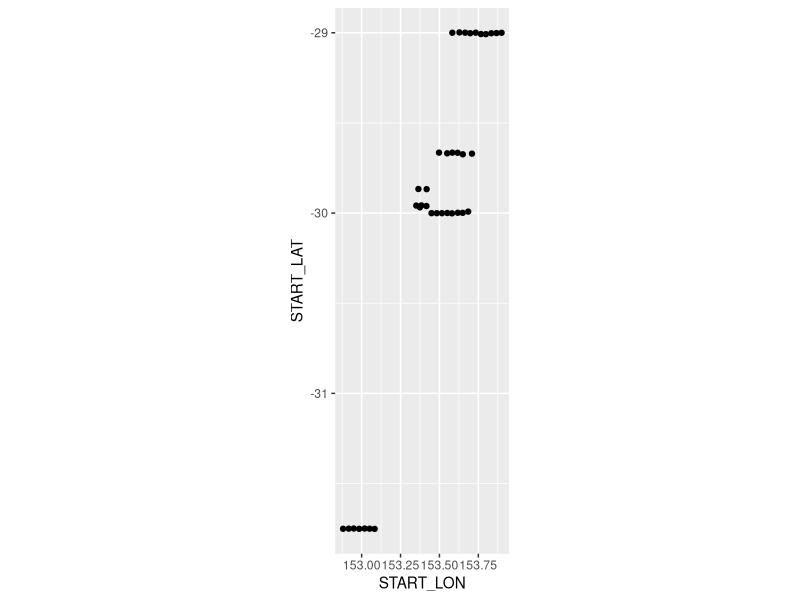

Write R code to recreate this figure. (Note: this script raises an error after producing the figure.)
# chl_a data prep

library(tidyverse)

mydata <- read_csv("Other prepublication stuff/Other Data/MNF_SS200408_ctd_trawler/MNF_SS200408_ctd_trawler.csv")

Locations <- mydata %>% distinct(START_LAT, START_LON, .keep_all = TRUE)

ggplot(Locations, aes(x= START_LON, y= START_LAT)) + geom_point() +
  coord_quickmap()


library("rnaturalearth")
library("rnaturalearthdata")


world <- ne_countries(country = 'australia',scale = "large", returnclass = "sf")
class(world)


ggplot() + geom_point(data=Locations, aes(x= START_LON, y= START_LAT)) +
  geom_sf(data=world, col="grey70", fill = "grey80")+
  coord_sf(xlim = c(152, 154.5), ylim = c(-32.4, -28.7), expand = FALSE) 


Locations <- Locations %>% mutate(Site = case_when((START_LAT < -31) ~ "Diamond Head",
                                                   (START_LAT > -29.2) ~ "Evans Head",
                                                   (START_LAT > -30.5 & START_LAT < -29.9) ~ "North Solitary",
                                                   TRUE ~ "Other"))

ggplot() + geom_point(data=Locations, aes(x= START_LON, y= START_LAT, col=Site)) +
  geom_sf(data=world, col="grey70", fill = "grey80")+
  coord_sf(xlim = c(152, 154.5), ylim = c(-32.4, -28.7), expand = FALSE) 


mydata <- mydata %>% mutate(Site = case_when((START_LAT < -31) ~ "Diamond Head",
                                                   (START_LAT > -29.2) ~ "Evans Head",
                                                   (START_LAT > -30.5 & START_LAT < -29.9) ~ "North Solitary",
                                                   TRUE ~ "Other"))

mydata <- mydata %>% filter(Site != "Other")

mydata <- mydata %>% mutate(Chl_a = 0.0157*FLUORESCENCE + 0.4421)
hist(mydata$Chl_a)

write_csv(mydata, "Data/CHL_a_Cleaned.csv")
